Frame 1 (no input): blank canvas, image omitted
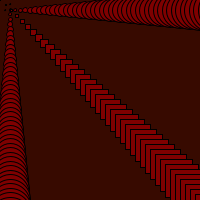
Frame 60 (the mouse pressed at the canvas centre just before this capture)
Frame 120 (the mouse held since frame 60 and released just before this capture): identical to frame 60, image omitted

The Processing sketch that drew this single still picture (run headless with seeded random() and noise(); from frame 60 on, the mouse is pressed at the canvas centre):

// Processing sketch: processing_184405
// ── processing_184405.pde

//week2 - assignment by Andrea Pagan
//original code 2/4/15

int x = 0;
int y = 0;
int a = 0;
int s = 0;

void setup(){
//executed once
 background(55,10,0);
 size(200,200);
 frameRate(20);
}

void draw(){
//executed every frame
 
  fill(127,0,0);
  rect(x,y,a,s);
 
  x = x+5;
  y = x-1;
  a = a+1;
  s = s+1;
  ellipse(x,10,a,s);
  ellipse(10,y,a,s);

}
